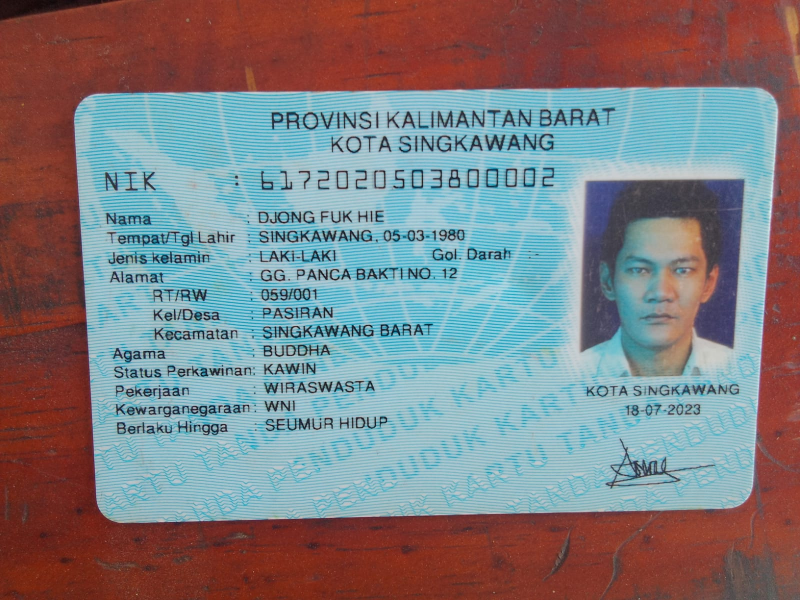
#> input picture input/WhatsApp Image 2026-09-16 at 16.24.58.jpeg, 1600 x 1200 px (shown at 1/2 size)
$ python -i ocr.py   (imports and definitions only)
#> lines starting #> are read from the running program, lines starting #| are printed output that depends on the picture
#> further down, picture is the input picture: shape (1200, 1600, 3); mean B, G, R 129.5, 125.8, 126.8
from dataclasses import dataclass

import cv2
import numpy as np


MULTILINE_FIELDS = {
    "alamat",
}

DIGIT_FIELDS = {
    "nik",
}

OCR_PSM_BY_FIELD = {
    "alamat": 6,
}


@dataclass(frozen=True)
class OcrWord:
    text: str
    confidence: float
    left: int
    top: int
    width: int
    height: int
    block: int
    paragraph: int
    line: int

    @property
    def right(self):
        return self.left + self.width

    @property
    def bottom(self):
        return self.top + self.height

    # [7 lines left out: function line_key, not called in this run]


@dataclass(frozen=True)
class OcrReadResult:
    raw_text: str
    confidence: float
    used_fallback: bool = False


def _validate_image(image):
    if (
        not isinstance(image, np.ndarray)
        or image.size == 0
    ):
        raise ValueError(
            "image OCR harus berupa numpy array yang tidak kosong."
        )

    if image.dtype != np.uint8:
        raise ValueError(
            "image OCR harus bertipe uint8."
        )


def _to_gray(image):
    if image.ndim == 2:
        return image

    if image.ndim == 3 and image.shape[2] == 1:
        return image[:, :, 0]

    if image.ndim == 3 and image.shape[2] == 3:
        return cv2.cvtColor(
            image,
            cv2.COLOR_BGR2GRAY,
        )
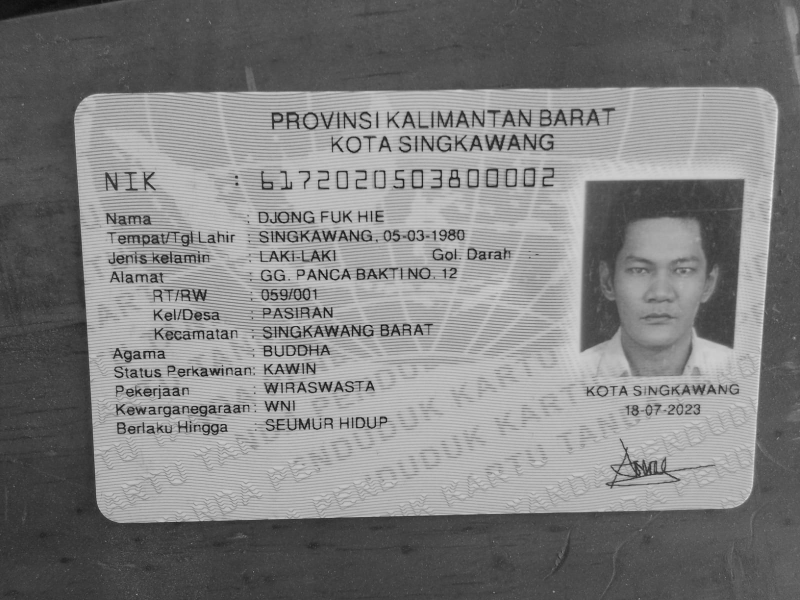
#> returned value: shape (1200, 1600) (shown at 1/2 size); min 1, max 246, mean 126.5

    if image.ndim == 3 and image.shape[2] == 4:
        return cv2.cvtColor(
            image,
            cv2.COLOR_BGRA2GRAY,
        )

    raise ValueError(
        "Format image OCR tidak didukung."
    )


# [147 lines left out: functions preprocess_document, preprocess_field, preprocess_field_otsu, not called in this run]


def preprocess_field_strong(
    image,
    field_name,
):
    _validate_image(image)
    gray = _to_gray(image)

    height, width = gray.shape[:2]
#> height = 1200; width = 1600
    target_height = max(
        96,
        height * (
            5
            if field_name == "nik"
            else 3
        ),
    )
#> target_height = 3600
    scale = (
        target_height
        / max(height, 1)
    )
#> scale = 3
    target_width = max(
        2,
        int(
            round(
                width * scale
            )
        ),
    )
#> target_width = 4800

    enlarged = cv2.resize(
        gray,
        (
            target_width,
            target_height,
        ),
        interpolation=cv2.INTER_CUBIC,
    )

    clahe = cv2.createCLAHE(
        clipLimit=2.6,
        tileGridSize=(8, 8),
    )
    enhanced = clahe.apply(
        enlarged
    )
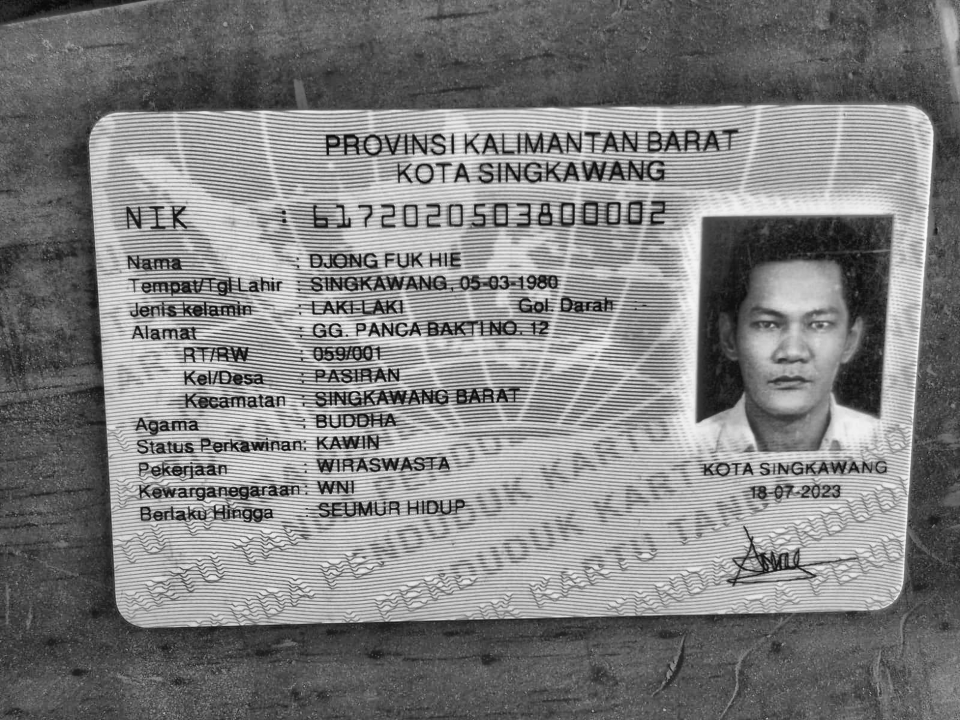
#> enhanced: shape (3600, 4800) (shown at 1/5 size); min 0, max 254, mean 127

    blurred = cv2.GaussianBlur(
        enhanced,
        (0, 0),
        1.0,
    )
    sharpened = cv2.addWeighted(
        enhanced,
        1.8,
        blurred,
        -0.8,
        0,
    )

    if field_name == "nik":
        _threshold, sharpened = (
            cv2.threshold(
                sharpened,
                0,
                255,
                cv2.THRESH_BINARY
                + cv2.THRESH_OTSU,
            )
        )

    return sharpened


class TesseractBackend:
    def __init__(
        self,
        language="ind+eng",
        executable_path=None,
    ):
        self.language = language
        self.executable_path = (
            str(executable_path)
            if executable_path
            else None
        )

    @staticmethod
    def _module():
        try:
            import pytesseract
        except ImportError as exc:
            raise RuntimeError(
                "pytesseract belum terpasang. "
                "Jalankan pip install -r requirements.txt."
            ) from exc

        return pytesseract

    def _configure_executable(
        self,
        pytesseract,
    ):
        if self.executable_path:
            pytesseract.pytesseract.tesseract_cmd = (
                self.executable_path
            )

    # [29 lines left out: functions is_available, _config_for_field, not called in this run]

    def read_configured(
        self,
        image,
        config,
        language=None,
    ):
        pytesseract = self._module()
        self._configure_executable(
            pytesseract
        )

        try:
            data = (
                pytesseract.image_to_data(
                    image,
                    lang=(
                        language
                        or self.language
                    ),
                    config=str(
                        config
                    ),
                    output_type=(
                        pytesseract.Output.DICT
                    ),
                )
            )
        except Exception as exc:
            raise RuntimeError(
                "Tesseract OCR konfigurasi khusus gagal dijalankan."
            ) from exc

        texts = []
        confidences = []

        for text, confidence in zip(
            data.get(
                "text",
                [],
            ),
            data.get(
                "conf",
                [],
            ),
        ):
            value = str(
                text or ""
            ).strip()

            if not value:
                continue

            texts.append(
                value
            )

            try:
                numeric_confidence = float(
                    confidence
                )
            except (
                TypeError,
                ValueError,
            ):
                continue

            if numeric_confidence >= 0:
                confidences.append(
                    numeric_confidence
                )

        return (
            " ".join(
                texts
            ).strip(),
            (
                sum(
                    confidences
                )
                / len(
                    confidences
                )
                if confidences
                else 0.0
            ),
        )

    # [496 lines left out: functions read_layout, read_document, read, _read_once, read_field_ocr, read_nik_ocr_candidates, not called in this run]


def read_name_ocr_candidates(
    image,
    backend=None,
):
    backend = (
        backend
        if backend is not None
        else TesseractBackend()
    )

    if not hasattr(
        backend,
        "read_configured",
    ):
        return []

    prepared_images = (
        preprocess_field_strong(
            image,
            "nama",
        ),
    )

    results = []

    for prepared in prepared_images:
        for psm in (
            7,
            13,
        ):
            config = (
                f"--psm {psm} "
                "-c tessedit_char_whitelist=ABCDEFGHIJKLMNOPQRSTUVWXYZ "
                "-c preserve_interword_spaces=1"
            )

            text, confidence = (
                backend.read_configured(
                    prepared,
                    config=config,
                )
            )

            normalized = " ".join(
                str(
                    text or ""
                )
                .upper()
                .split()
            )

            if not normalized:
                continue

            results.append(
                OcrReadResult(
                    raw_text=normalized,
                    confidence=max(
                        0.0,
                        min(
                            100.0,
                            float(
                                confidence
                                or 0.0
                            ),
                        ),
                    ),
                    used_fallback=True,
                )
            )
#> this loop made 1 pass
#> after the loop, results = []

    return results


# [538 lines left out: functions _digit_hole_count, _repair_segmented_digit_by_shape, read_segmented_digits, read_numeric_fragment, read_field_ocr_candidates, not called in this run]

>>> import cv2
>>> picture = cv2.imread('../../input/WhatsApp Image 2026-09-16 at 16.24.58.jpeg')
#> (the run stopped early here; a loop or call above may not have finished)
